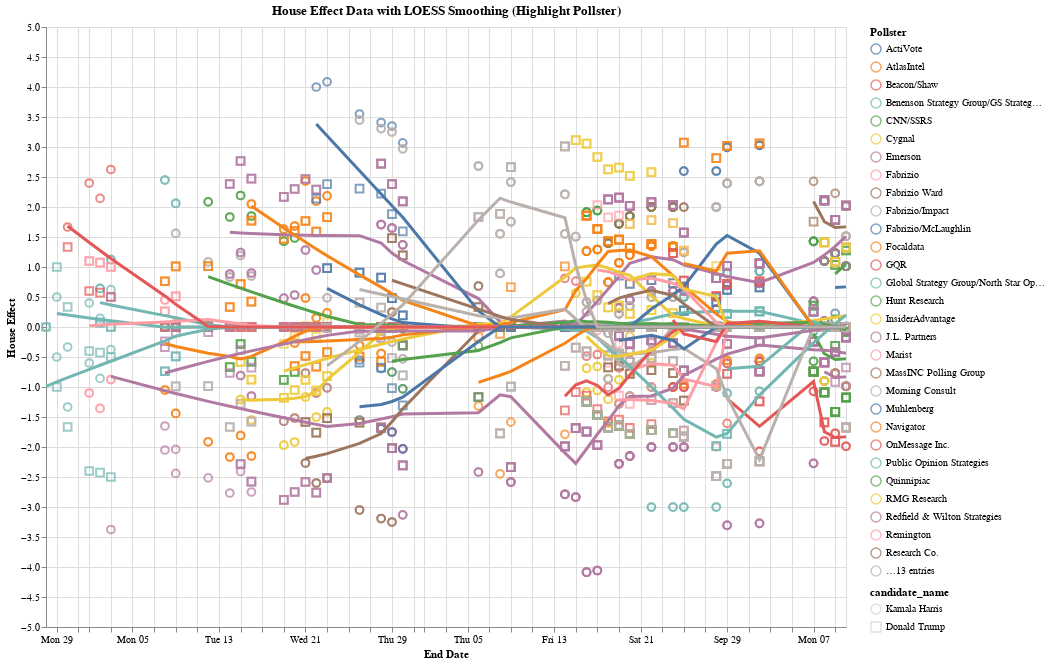

The notebook cell saved with this chart:
### Markdown cell above
#### Time Series of Pollster House Effects in State

### Code cell
# Define selection for highlighting specific pollster
highlight = alt.selection_multi(fields=['pollster'], bind='legend')

# Manually map shapes for the candidates ('circle' for Kamala Harris and 'square' for Donald Trump)
shape_scale = alt.Scale(domain=['Kamala Harris', 'Donald Trump'], range=['circle', 'square'])

# Scatter plot for house effect data with shape highlight based on candidate_name (restricted to circle and square)
scatter = alt.Chart(house_effect_data).mark_point(size=60).encode(
    x=alt.X('end_date:T', title='End Date'),
    y=alt.Y('house_effect:Q', title='House Effect'),
    color=alt.condition(highlight, 'pollster:N', alt.value('lightgray'), legend=alt.Legend(title="Pollster")),  # Color for pollster with legend
    shape=alt.condition(
        highlight, 
        alt.Shape('candidate_name:N', scale=shape_scale),  # Shape encoding based on candidate
        alt.value('circle')  # Default shape for non-selected points
    ),
    tooltip=['pollster', 'candidate_name', 'end_date', 'house_effect']
).properties(
    width=800,
    height=600
).add_selection(
    highlight
)

# LOESS smoothing for each pollster (groupby pollster)
loess = alt.Chart(house_effect_data).transform_loess(
    'end_date', 'house_effect', groupby=['pollster']
).mark_line(size=3).encode(
    x='end_date:T',
    y='house_effect:Q',
    color=alt.condition(highlight, 'pollster:N', alt.value('lightgray')),  # Color highlighting for LOESS curve
    size=alt.condition(highlight, alt.value(3), alt.value(1))  # Thicker line for selected pollsters
)

# Layering the scatter plot and LOESS smoothing curve
final_chart = alt.layer(scatter, loess).properties(
    title="House Effect Data with LOESS Smoothing (Highlight Pollster)"
)

# Display the final chart
final_chart.display()

### Figure 1 — Vega-Lite specification as saved in the notebook (floating-point values rounded to 4 significant figures; data arrays with more than 128 entries replaced by an {"elided": "..."} marker saying what was removed)
{"config": {"view": {"continuousWidth": 300, "continuousHeight": 300}}, "layer": [{"mark": {"type": "point", "size": 60}, "encoding": {"color": {"condition": {"param": "param_4", "field": "pollster", "type": "nominal", "legend": {"title": "Pollster"}}, "value": "lightgray"}, "shape": {"condition": {"param": "param_4", "field": "candidate_name", "scale": {"domain": ["Kamala Harris", "Donald Trump"], "range": ["circle", "square"]}, "type": "nominal"}, "value": "circle"}, "tooltip": [{"field": "pollster", "type": "nominal"}, {"field": "candidate_name", "type": "nominal"}, {"field": "end_date", "type": "temporal"}, {"field": "house_effect", "type": "quantitative"}], "x": {"field": "end_date", "title": "End Date", "type": "temporal"}, "y": {"field": "house_effect", "title": "House Effect", "type": "quantitative"}}, "name": "view_4"}, {"mark": {"type": "line", "size": 3}, "encoding": {"color": {"condition": {"param": "param_4", "field": "pollster", "type": "nominal"}, "value": "lightgray"}, "size": {"condition": {"param": "param_4", "value": 3}, "value": 1}, "x": {"field": "end_date", "type": "temporal"}, "y": {"field": "house_effect", "type": "quantitative"}}, "transform": [{"loess": "house_effect", "on": "end_date", "groupby": ["pollster"]}]}], "data": {"name": "data-4aafd01f5ec09df8b3154f163e27c10d"}, "height": 600, "params": [{"name": "param_4", "select": {"type": "point", "fields": ["pollster"]}, "bind": "legend", "views": ["view_4"]}], "title": "House Effect Data with LOESS Smoothing (Highlight Pollster)", "width": 800, "$schema": "https://vega.github.io/schema/vega-lite/v5.20.1.json", "datasets": {"data-4aafd01f5ec09df8b3154f163e27c10d": {"elided": "3511 records"}}}
